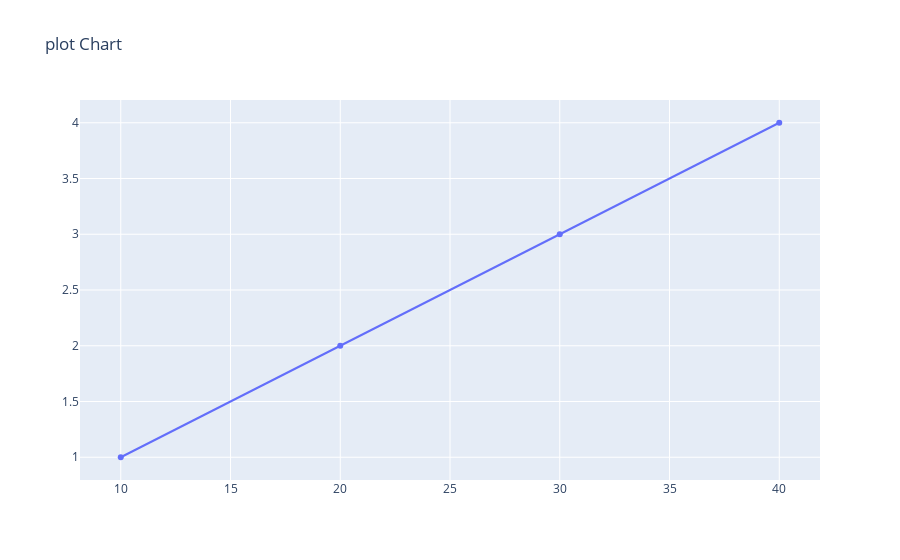

The code cell stored with this chart in its notebook:
### Code cell
import plotly
from plotly.graph_objs import Scatter,Layout
plotly.offline.init_notebook_mode(connected=True)
plotly.offline.iplot({'data':[Scatter(x=[10,20,30,40],y=[1,2,3,4])],'layout':Layout(title='plot Chart')})

### Figure 1 — Plotly figure (JSON) as saved in the notebook; plotly's stock layout.template omitted (floating-point values rounded to 4 significant figures)
{"data": [{"type": "scatter", "x": [10, 20, 30, 40], "y": [1, 2, 3, 4]}], "layout": {"title": {"text": "plot Chart"}}}
